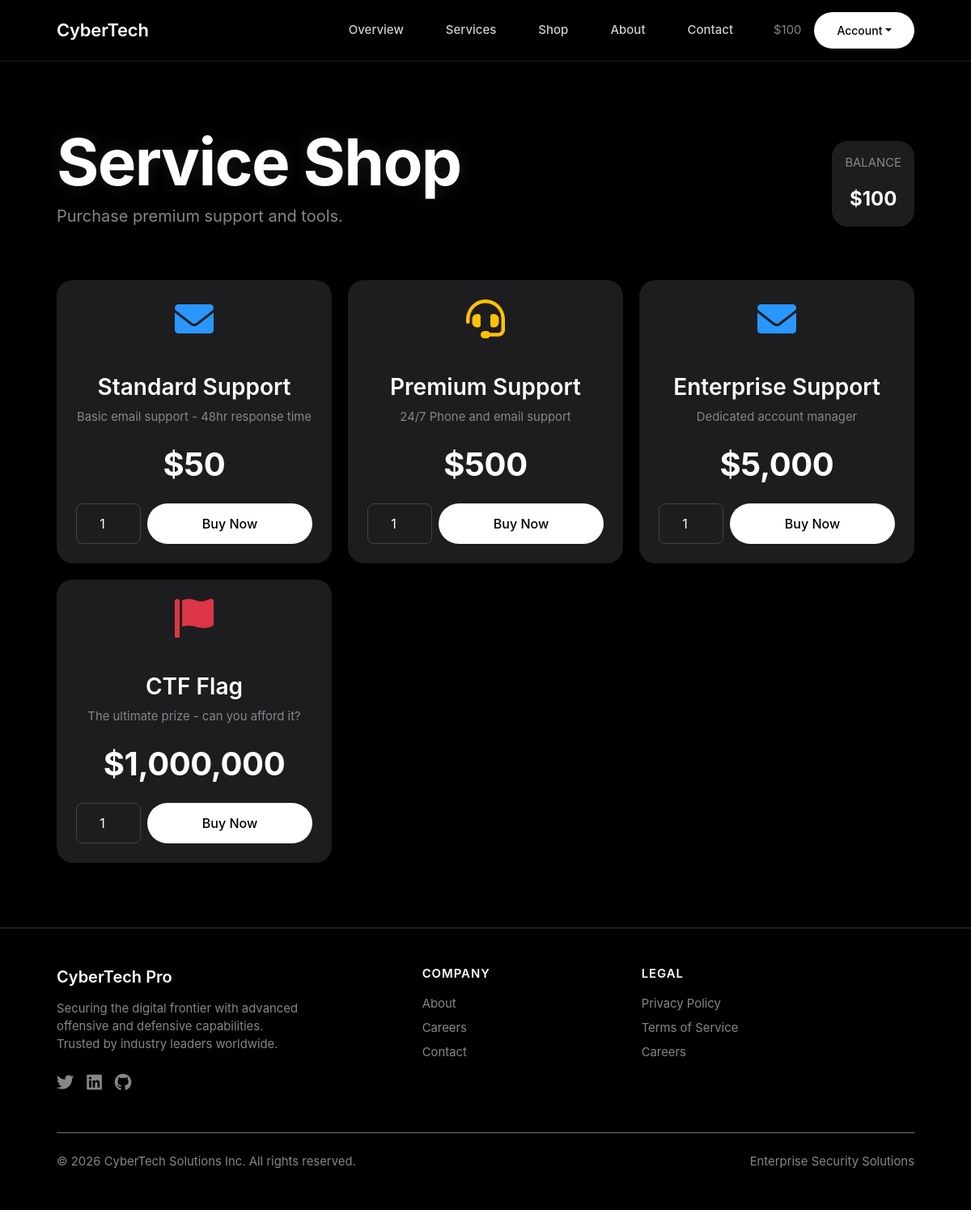
Screenshot of /challenge/shop.php (signed in) with the database file from the repository.
### tables this page shows
CREATE TABLE users (
    id INT AUTO_INCREMENT PRIMARY KEY,
    username VARCHAR(50) NOT NULL UNIQUE,
    password VARCHAR(255) NOT NULL,
    email VARCHAR(100),
    role VARCHAR(20) DEFAULT 'user',
    credits INT DEFAULT 100,
    created_at TIMESTAMP DEFAULT CURRENT_TIMESTAMP
);

CREATE TABLE shop_items (
    id INT AUTO_INCREMENT PRIMARY KEY,
    name VARCHAR(100),
    description TEXT,
    price INT,
    image_url VARCHAR(255)
);

### challenge/includes/config.php (called while the page is built, shortened)
<?php
$db_host = getenv('DB_HOST') ? getenv('DB_HOST') : "localhost";
$db_user = "redteam_user";
$db_pass = "root";
$db_name = "cybertech_db";
$conn = mysqli_connect($db_host, $db_user, $db_pass, $db_name);
if (!function_exists('getUserCredits')) {
    function getUserCredits($user_id)
    {
        global $conn;
        $query = "SELECT credits FROM users WHERE id = $user_id";
        $result = mysqli_query($conn, $query);
        $row = mysqli_fetch_assoc($result);
        return $row['credits'];
    }
}
?>

### challenge/shop.php (the view, shortened to what this page needs)
<?php
include 'includes/config.php';
$user_id = $_SESSION['user_id'];
include 'includes/header.php';
?>
<div class="section-padding">
    <div class="container-custom">
        <div class="mb-5 d-flex justify-content-between align-items-center">
            <div>
                <h1 class="display-text mb-2">Service Shop</h1>
                <p class="text-secondary" style="font-size: 20px;">Purchase premium support and tools.</p>
            </div>
            <div class="bento-card p-3 d-inline-flex align-items-center gap-3 h-auto">
                <span class="text-secondary small text-uppercase">Balance</span>
                <span class="text-white fw-bold"
                    style="font-size: 24px;">$<?php echo number_format(getUserCredits($user_id)); ?></span>
            </div>
        </div>
        <div class="bento-grid">
            <?php
            $items = mysqli_query($conn, "SELECT * FROM shop_items");
            while ($item = mysqli_fetch_assoc($items)):
                ?>
                <div class="bento-card p-4 text-center align-items-center">
                    <div class="mb-4">
                        <?php if (strpos($item['name'], 'Flag') !== false): ?>
                            <i class="fas fa-flag bento-icon text-danger" style="font-size: 48px;"></i>
                        <?php elseif (strpos($item['name'], 'Premium') !== false): ?>
                            <i class="fas fa-headset bento-icon text-warning" style="font-size: 48px;"></i>
                        <?php else: ?>
                            <i class="fas fa-envelope bento-icon text-accent" style="font-size: 48px;"></i>
                        <?php endif; ?>
                    </div>
                    <h3 class="mb-2 text-white"><?php echo htmlspecialchars($item['name']); ?></h3>
                    <p class="text-secondary small mb-4"><?php echo htmlspecialchars($item['description']); ?></p>
                    <h2 class="text-white mb-4">$<?php echo number_format($item['price']); ?></h2>
                    <form method="POST" class="d-flex gap-2 w-100">
                        <input type="number" name="quantity" class="form-control text-center" value="1"
                            style="width: 80px;">
                        <button type="submit" class="btn btn-primary flex-grow-1">Buy Now</button>
                    </form>
                </div>
            <?php endwhile; ?>
        </div>
    </div>
</div>
<?php include 'includes/footer.php'; ?>

### challenge/includes/header.php (shortened to what this page needs)
<!DOCTYPE html>
<html lang="en">
<head>
    <link href="https://cdn.jsdelivr.net/npm/bootstrap@5.3.0/dist/css/bootstrap.min.css" rel="stylesheet">
    <link href="https://cdnjs.cloudflare.com/ajax/libs/font-awesome/6.0.0/css/all.min.css" rel="stylesheet">
    <link href="css/style.css" rel="stylesheet">
</head>
<body>
    <nav class="navbar navbar-expand-lg sticky-top">
        <div class="container-custom w-100 d-flex justify-content-between align-items-center">
            <a class="navbar-brand" href="index.php">CyberTech</a>
            <div class="collapse navbar-collapse flex-grow-0" id="navbarNav">
                <ul class="navbar-nav gap-3 align-items-center">
                    <li class="nav-item"><a class="nav-link" href="index.php">Overview</a></li>
                    <li class="nav-item"><a class="nav-link" href="services.php">Services</a></li>
                    <li class="nav-item"><a class="nav-link" href="shop.php">Shop</a></li>
                    <li class="nav-item"><a class="nav-link" href="about.php">About</a></li>
                    <li class="nav-item"><a class="nav-link" href="contact.php">Contact</a></li>
                    <?php if (isset($_SESSION['user_id'])):
                        $my_credits = getUserCredits($_SESSION['user_id']);
                        ?>
                        <li class="nav-item d-flex align-items-center gap-3 ms-3">
                            <span class="text-secondary small">$<?php echo $my_credits; ?></span>
                            <div class="dropdown">
                                <a href="#" class="btn btn-primary btn-sm dropdown-toggle"
                                    data-bs-toggle="dropdown">Account</a>
                            </div>
                        </li>
                    <?php endif; ?>
                </ul>
            </div>
        </div>
    </nav>

### challenge/css/style.css (style rules this page uses)
*, *::before, *::after { box-sizing: border-box; margin: 0; padding: 0; }
:root { --bg-color: #000000; --text-primary: #F5F5F7; --text-secondary: #86868b; --accent-color: #2997ff; --surface-color: #1d1d1f; --border-color: #424245; }
body { background-color: var(--bg-color); color: var(--text-primary); font-family: -apple-system, BlinkMacSystemFont, "Segoe UI", Roboto, Helvetica, Arial, sans-serif; font-size: 17px; line-height: 1.5; -webkit-font-smoothing: antialiased; min-height: 100vh; display: flex; flex-direction: column; }
h1, h2, h3, h4, h5, h6 { color: var(--text-primary); font-weight: 600; margin-bottom: 0.5em; }
h1 { font-size: 56px; font-weight: 700; letter-spacing: -0.02em; }
h2 { font-size: 40px; font-weight: 700; letter-spacing: -0.01em; }
h3 { font-size: 28px; font-weight: 600; }
.display-text { font-size: 80px; line-height: 1.1; font-weight: 700; color: #FFFFFF; text-shadow: 0 0 20px rgba(255, 255, 255, 0.1); background: none; -webkit-text-fill-color: initial; }
.text-secondary { color: var(--text-secondary) !important; }
.text-white { color: #FFFFFF !important; }
.text-accent { color: var(--accent-color) !important; }
.navbar { background-color: rgba(0, 0, 0, 0.8) !important; backdrop-filter: blur(20px); -webkit-backdrop-filter: blur(20px); border-bottom: 1px solid rgba(255, 255, 255, 0.1); padding: 15px 0; }
.navbar-brand { font-size: 22px; font-weight: 600; color: #FFFFFF !important; letter-spacing: -0.01em; }
.nav-link { color: #cecece !important; font-size: 15px; font-weight: 500; margin: 0 10px; }
.btn { border-radius: 980px; font-weight: 500; padding: 12px 28px; transition: all 0.2s ease; }
.btn-primary { background-color: #FFFFFF; color: #000000; border: none; }
.bento-grid { display: grid; grid-template-columns: repeat(auto-fit, minmax(280px, 1fr)); gap: 20px; }
.bento-card { background-color: var(--surface-color); padding: 30px; border-radius: 20px; height: 100%; display: flex; flex-direction: column; align-items: flex-start; transition: transform 0.3s ease; }
.bento-icon { font-size: 32px; margin-bottom: 20px; color: #FFFFFF; }
.container-custom { max-width: 1100px; margin: 0 auto; padding: 0 20px; }
.section-padding { padding: 80px 0; }
.form-control, input.form-control, textarea.form-control, select.form-control { background: #1d1d1f !important; border: 1px solid #424245 !important; color: #FFFFFF !important; font-size: 16px; padding: 12px; border-radius: 8px; }
.form-control::placeholder, input.form-control::placeholder, textarea.form-control::placeholder { color: #a1a1a6 !important; opacity: 1 !important; }

### rows the page displays
users: credits "100"
shop_items: name "Standard Support", description "Basic email support - 48hr response time", price "50"
shop_items: name "Premium Support", description "24/7 Phone and email support", price "500"
shop_items: name "Enterprise Support", description "Dedicated account manager", price "5,000"
shop_items: name "CTF Flag", description "The ultimate prize - can you afford it?", price "1,000,000"
